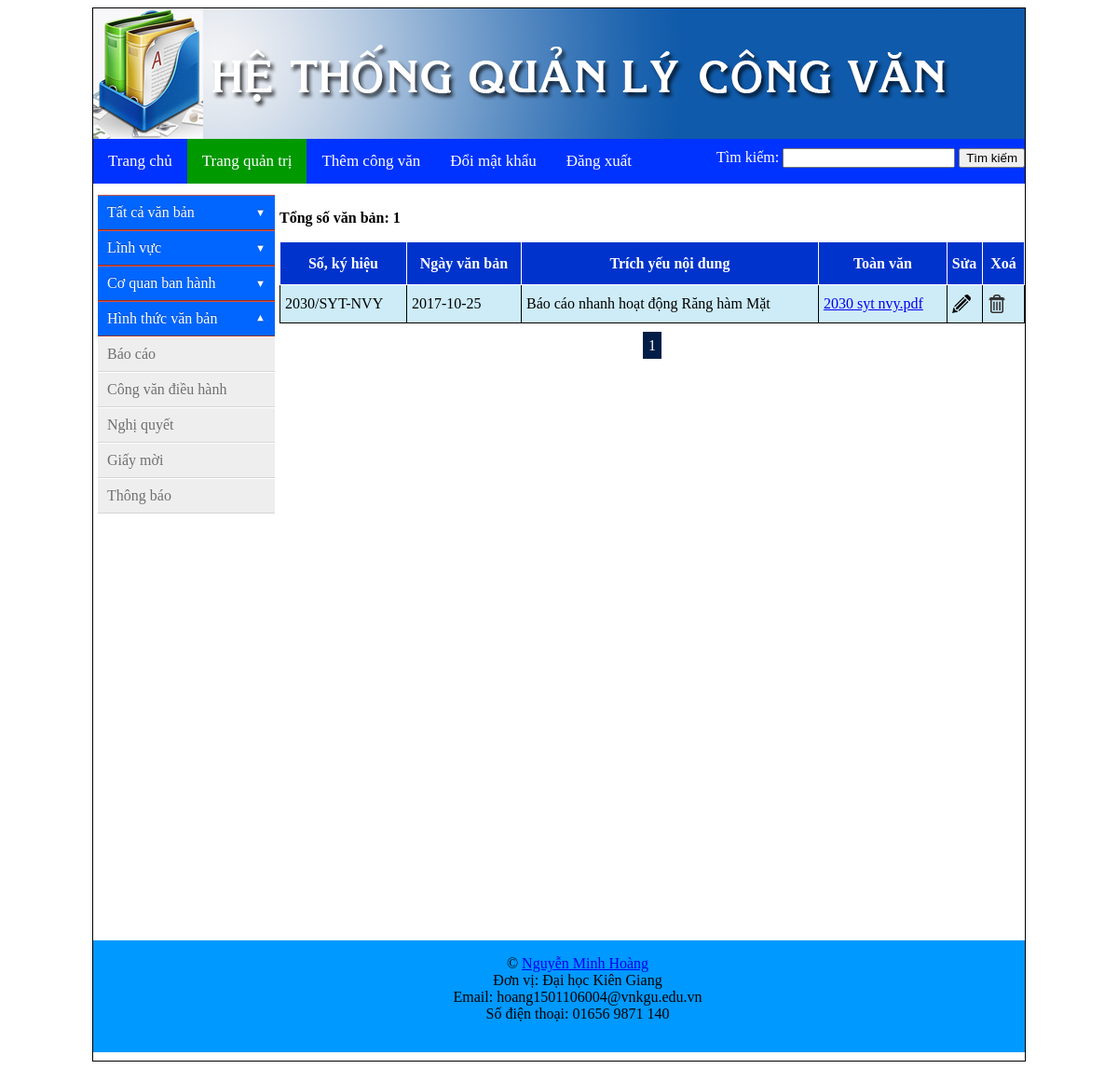
The page /baocao.php (signed in) on the database its author committed.
### tables this page shows
CREATE TABLE `congvan` (
  `idcongvan` int(10) NOT NULL,
  `soHieu` varchar(20) NOT NULL,
  `ngayVanBan` date NOT NULL,
  `ngayHieuLuc` date NOT NULL,
  `noiDung` varchar(145) NOT NULL,
  `nguoiKy` varchar(50) DEFAULT NULL,
  `mataptin` int(100) NOT NULL,
  `conhieuluc` int(10) NOT NULL DEFAULT '1',
  `coquanbanhanh` int(11) NOT NULL,
  `hinhthucvanban` int(11) NOT NULL,
  `linhvuc` int(11) NOT NULL,
  `loaivanban` int(11) NOT NULL
);

CREATE TABLE `taptin` (
  `id` int(100) NOT NULL,
  `Name` varchar(30) NOT NULL
);

### Table_admin_baocao.php (the view, shortened to what this page needs)
<?php
	include_once "connections.php";
	$result = mysqli_query($conn, "SELECT count(idcongvan) as total FROM congvan, taptin WHERE congvan.mataptin = taptin.id AND hinhthucvanban = 1 ");
	$row = mysqli_fetch_assoc($result);
	$total_records = $row['total'];
	$current_page = isset($_GET['page']) ? $_GET['page'] : 1;
	$limit = 10;
	$total_page = ceil($total_records / $limit);
	$start = ($current_page - 1) * $limit;
	$result = mysqli_query($conn, "SELECT * FROM congvan, taptin WHERE congvan.mataptin = taptin.id AND hinhthucvanban = 1  ORDER BY idcongvan DESC LIMIT $start, $limit");
	?>
<div>
	<?php
    if($total_records){
				echo "<p><b>Tổng số văn bản: $total_records</b></p>";
                echo "<table class='documents'>
                        <tr>
                            <th>Số, ký hiệu</th>
                            <th>Ngày văn bản</th>
                            <th>Trích yếu nội dung</th>
                            <th>Toàn văn</th>
							<th style='padding-right:1%'>Sửa</th>
							<th>Xoá</th>
                        </tr>";
                while ($row = mysqli_fetch_array($result)){
                    echo "	<tr>
                                <td>". $row['soHieu'] ."</td>
                                <td>". $row['ngayVanBan'] ."</td>
                                <td>". $row['noiDung'] ."</td>
                                <td><a href='./upload/".$row['Name']. "'>".  $row['Name'] ."</a></td>
								<td>
									<a href='updateDoc.php?id=".  $row['idcongvan'] ."'>
										<img src='images/edit.png' width='20' height='20'/>
									</a>
								</td>
								<td>
									<a href='delete.php?id=".  $row['idcongvan'] ."'>
										<img src='images/delete.png' width='20' height='20'/>
									</a>
								</td>
                            </tr>";
                }
                echo "</table>";
            }
            else echo "<p>không có dữ liệu!</p>";
    ?>
</div>
<div class="table-page">
   <?php
    for ($i = 1; $i <= $total_page; $i++){
        if ($i == $current_page){
            echo '<span class="page-select">'.$i.'</span>';
        }
        else{
            echo '<a class="page-number" href="baocao.php?page='.$i.'">'.$i.'</a>';
        }
    }
   ?>
</div>

### css/style.css (style rules this page uses)
*, *:before, *:after { -webkit-border-sizing: border-box; -moz-border-sizing: border-box; border-sizing: border-box; }

### css/style-table.css (style rules this page uses)
.documents { border: 1px solid; background:#9CF; width: 100%; text-align:left; border-collapse: collapse; }
.documents th { border: 1px solid !important; background-color:#03C; text-align:center; padding:5px; height:35px; color:#FFF; }
.documents tr, td { border: 1px solid !important; padding:5px; height:30px; }
.documents tr:nth-child(even) { background-color: #CDECF8; }
.page-select { background-color: #001d47; color: #FFFFFF; padding: 6px; margin: 10px ; text-decoration: none; }
.table-page { padding: 15px; text-align: center; }

### rows shown on the page
congvan: soHieu "2030/SYT-NVY", ngayVanBan "2017-10-25", noiDung "Báo cáo nhanh hoạt động Răng hàm Mặt", taptin.Name "2030 syt nvy.pdf"

### other values the page prints
$total_records "1"
